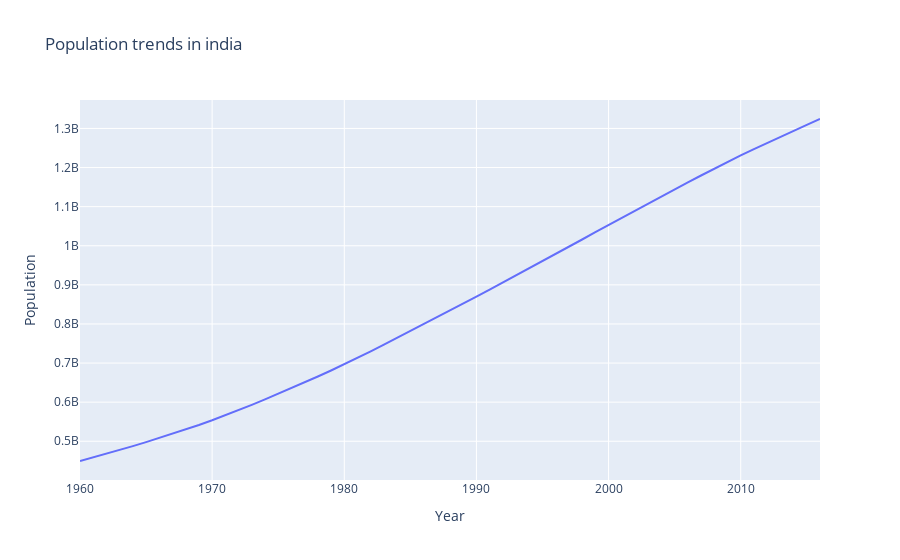

The code cell stored with this chart in its notebook:
### Code cell
fig = px.line(i, x="Year", y="Population", title='Population trends in india')
fig.show()
